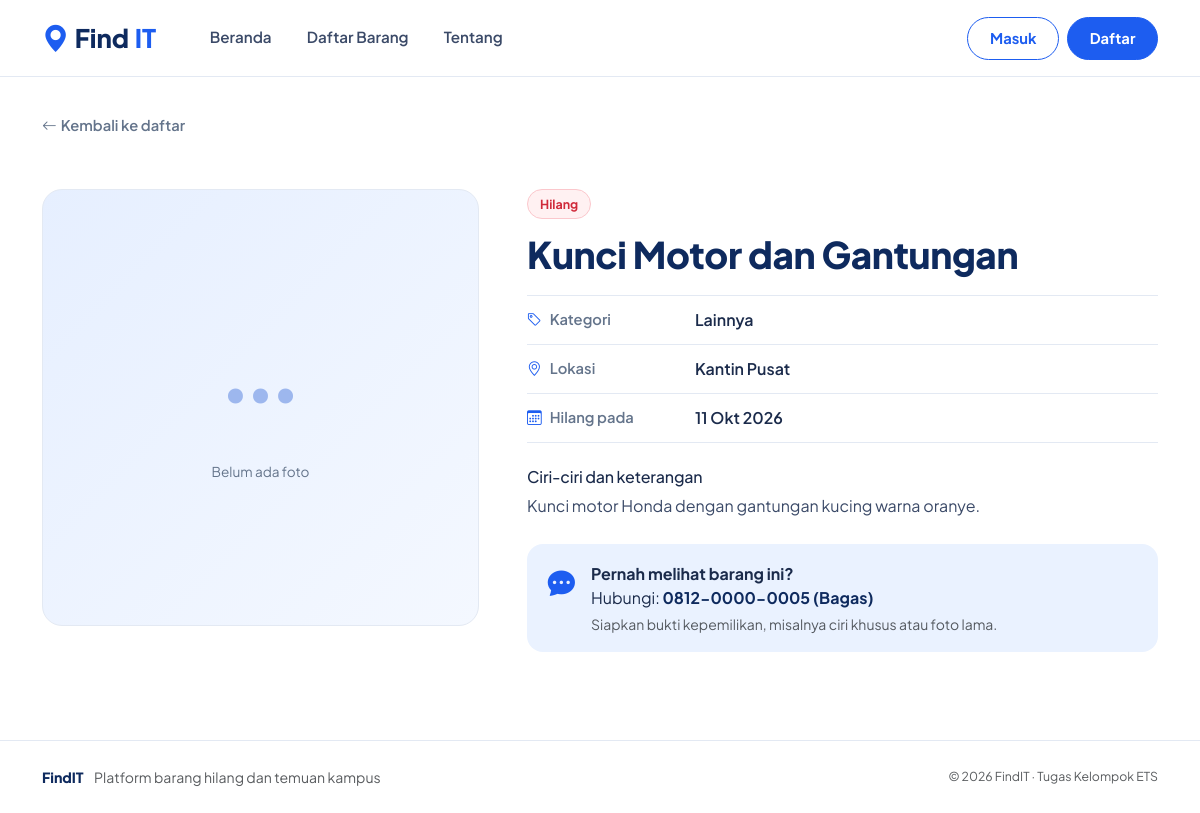
/detail.php?id=8, run on the app's committed database.
### tables this page shows
CREATE TABLE barang (
  id INT AUTO_INCREMENT PRIMARY KEY,
  judul VARCHAR(150) NOT NULL,
  deskripsi TEXT,
  kategori_id INT NULL,
  lokasi VARCHAR(100),
  tanggal DATE,
  status ENUM('hilang','ditemukan','dikembalikan') NOT NULL DEFAULT 'hilang',
  verifikasi ENUM('pending','disetujui','ditolak') NOT NULL DEFAULT 'disetujui',
  catatan_admin VARCHAR(255) NULL,
  foto VARCHAR(255) NULL,
  kontak VARCHAR(100),
  created_by INT NULL,
  created_at TIMESTAMP NOT NULL DEFAULT CURRENT_TIMESTAMP,
  CONSTRAINT fk_barang_kategori FOREIGN KEY (kategori_id) REFERENCES kategori(id) ON DELETE SET NULL,
  CONSTRAINT fk_barang_user FOREIGN KEY (created_by) REFERENCES users(id) ON DELETE SET NULL
);

CREATE TABLE kategori (
  id INT AUTO_INCREMENT PRIMARY KEY,
  nama VARCHAR(50) NOT NULL
);

### config/koneksi.php (called while the page is built, shortened)
<?php
$DB_HOST = 'localhost';
$DB_USER = 'root';
$DB_PASS = '';
$DB_NAME = 'findit_db';
$conn = @mysqli_connect($DB_HOST, $DB_USER, $DB_PASS, $DB_NAME);
mysqli_set_charset($conn, 'utf8mb4');
function e($s) { return htmlspecialchars((string)$s, ENT_QUOTES, 'UTF-8'); }
function url($path = '') { return BASE_URL . '/' . ltrim($path, '/'); }
function tgl($date) {
    $bulan = ['', 'Jan', 'Feb', 'Mar', 'Apr', 'Mei', 'Jun', 'Jul', 'Agu', 'Sep', 'Okt', 'Nov', 'Des'];
    $t = strtotime($date);
    return date('j', $t) . ' ' . $bulan[(int)date('n', $t)] . ' ' . date('Y', $t);
}
function db_all($sql, $types = '', $params = []) {
    global $conn;
    $stmt = mysqli_prepare($conn, $sql);
    if ($types !== '') mysqli_stmt_bind_param($stmt, $types, ...$params);
    mysqli_stmt_execute($stmt);
    $res = mysqli_stmt_get_result($stmt);
    $rows = $res ? mysqli_fetch_all($res, MYSQLI_ASSOC) : [];
    return $rows;
}
function db_one($sql, $types = '', $params = []) {
    $rows = db_all($sql, $types, $params);
    return $rows ? $rows[0] : null;
}
function status_label($s) {
    $m = ['hilang' => 'Hilang', 'ditemukan' => 'Ditemukan', 'dikembalikan' => 'Dikembalikan'];
    return $m[$s] ?? $s;
}
function kategori_icon($nama) {
    $m = ['Elektronik' => 'bi-laptop', 'Tas & Dompet' => 'bi-bag', 'Dokumen' => 'bi-file-earmark-text',
          'Pakaian' => 'bi-tag', 'Aksesoris' => 'bi-watch', 'Lainnya' => 'bi-three-dots'];
    return $m[$nama] ?? 'bi-box-seam';
}

### detail.php (the view, shortened to what this page needs)
<?php
$id = (int)($_GET['id'] ?? 0);
$b = db_one(
    'SELECT b.*, k.nama AS kategori FROM barang b
     LEFT JOIN kategori k ON k.id = b.kategori_id WHERE b.id = ?', 'i', [$id]
);
require 'includes/header.php';
$label = $b['status'] === 'hilang' ? 'Hilang pada' : 'Ditemukan pada';
?>
<div class="container page-pad">
  <a class="back-link" href="<?= url('barang.php') ?>"><i class="bi bi-arrow-left me-1"></i>Kembali ke daftar</a>
  <div class="row g-4 g-lg-5 mt-1">
    <div class="col-md-5">
      <div class="detail-photo">
        <?php if ($b['foto']): ?>
          <img src="<?= url('assets/uploads/' . e($b['foto'])) ?>" alt="Foto <?= e($b['judul']) ?>">
        <?php else: ?>
          <i class="bi <?= kategori_icon($b['kategori']) ?>"></i>
          <small>Belum ada foto</small>
        <?php endif; ?>
      </div>
    </div>
    <div class="col-md-7">
      <span class="status status-inline status-<?= e($b['status']) ?>"><?= status_label($b['status']) ?></span>
      <h1 class="detail-title"><?= e($b['judul']) ?></h1>
      <dl class="detail-list">
        <div><dt><i class="bi bi-tag"></i>Kategori</dt><dd><?= e($b['kategori'] ?? 'Lainnya') ?></dd></div>
        <div><dt><i class="bi bi-geo-alt"></i>Lokasi</dt><dd><?= e($b['lokasi'] ?: '-') ?></dd></div>
        <div><dt><i class="bi bi-calendar3"></i><?= $label ?></dt><dd><?= tgl($b['tanggal']) ?></dd></div>
      </dl>
      <?php if ($b['deskripsi']): ?>
        <h2 class="h6 mt-4">Ciri-ciri dan keterangan</h2>
        <p class="detail-desc"><?= nl2br(e($b['deskripsi'])) ?></p>
      <?php endif; ?>
      <?php if ($b['status'] === 'dikembalikan'): ?>
        <div class="contact-box done">
          <i class="bi bi-check-circle-fill"></i>
          <div><strong>Barang ini sudah dikembalikan.</strong><br>Tidak perlu menghubungi pelapor lagi.</div>
        </div>
      <?php else: ?>
        <div class="contact-box">
          <i class="bi bi-chat-dots-fill"></i>
          <div>
            <strong><?= $b['status'] === 'hilang' ? 'Pernah melihat barang ini?' : 'Ini barang milikmu?' ?></strong><br>
            Hubungi: <span class="contact-value"><?= e($b['kontak'] ?: 'Kontak belum diisi') ?></span>
            <div class="small text-muted mt-1">Siapkan bukti kepemilikan, misalnya ciri khusus atau foto lama.</div>
          </div>
        </div>
      <?php endif; ?>
    </div>
  </div>
</div>
<?php require 'includes/footer.php'; ?>

### assets/css/style.css (style rules this page uses)
:root { --blue: #1d5df0; --blue-dark: #1648c4; --navy: #0e2a5e; --ink: #1b2b4b; --muted: #64748b; --line: #e3e9f3; --sky: #eaf2ff; --sky-2: #f5f8ff; --radius: 16px; --shadow: 0 6px 24px rgba(20, 52, 120, .08); }
body { font-family: 'Plus Jakarta Sans', system-ui, sans-serif; color: var(--ink); background: #fff; }
h1, h2, h3, h4 { color: var(--navy); font-weight: 800; letter-spacing: -.01em; }
a { color: var(--blue); }
.page-pad { padding-top: 2.25rem; padding-bottom: 3.5rem; }
.status { display: inline-block; font-size: .78rem; font-weight: 700; padding: .28rem .75rem; border-radius: 999px; border: 1px solid transparent; }
.status-hilang { background: #fff1f2; color: #d02a3a; border-color: #fbc7cc; }
.status-inline { position: static; }
.back-link { color: var(--muted); text-decoration: none; font-weight: 600; font-size: .92rem; }
.detail-photo { aspect-ratio: 1 / 1; border-radius: 20px; background: linear-gradient(135deg, #e6efff, #f4f8ff); border: 1px solid var(--line); display: flex; flex-direction: column; gap: .5rem; align-items: center; justify-content: center; color: #9db7ee; font-size: 5rem; overflow: hidden; }
.detail-photo small { font-size: .85rem; color: var(--muted); }
.detail-title { font-size: clamp(1.7rem, 3.5vw, 2.3rem); margin: .8rem 0 1.2rem; }
.detail-list { margin: 0; border-top: 1px solid var(--line); }
.detail-list > div { display: flex; gap: 1rem; padding: .75rem 0; border-bottom: 1px solid var(--line); }
.detail-list dt { flex: 0 0 9.5rem; font-weight: 600; color: var(--muted); font-size: .92rem; }
.detail-list dt i { margin-right: .5rem; color: var(--blue); }
.detail-list dd { margin: 0; font-weight: 600; }
.detail-desc { color: #3b4a68; }
.contact-box { display: flex; gap: 1rem; align-items: flex-start; background: var(--sky); border-radius: 16px; padding: 1.1rem 1.3rem; margin-top: 1.6rem; }
.contact-box > i { font-size: 1.7rem; color: var(--blue); }
.contact-value { font-weight: 700; color: var(--navy); }

### data on the page
barang: status "Hilang", judul "Kunci Motor dan Gantungan", kategori.nama "Lainnya", lokasi "Kantin Pusat", status "Hilang pada", tanggal "11 Okt 2026", deskripsi "Kunci motor Honda dengan gantungan kucing warna oranye.", kontak "0812-0000-0005 (Bagas)"
